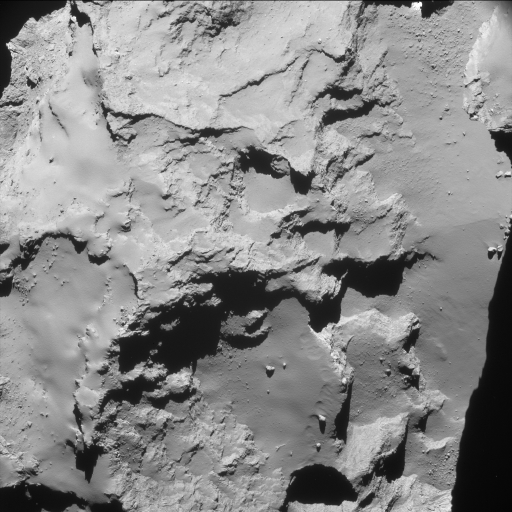
#> input picture image_compression/data/Comet_from_20_km_NavCam.jpg, 1024 x 1024 px, found by its file name (shown at 1/2 size)
$ jupyter execute hera_image_compression_demo.ipynb   (shell and % lines are left out)
#> lines starting #> are read from the running program, lines starting #| are printed output that depends on the picture
# Hera — inteligentná kompresia snímok (tile-selection pipeline)

Experiment z repo [michalnand/sw_experiments_hera](https://github.com/michalnand/sw_experiments_hera)
pre sandbox ESA misie **Hera** (Core 1). Namiesto posielania celého rámčeka na Zem
pipeline na palube vyhodnotí **ktoré 16×16 dlaždice (tile-y) sú vedecky zaujímavé**
(krátery, balvany, terén) a ostatné zahodí — šetrí downlink.

Postup: **tiling → features → skórovanie → quadtree merge → report**.

▶ Otvoriť v Colab:
`https://colab.research.google.com/github/Marek-maker/sw_experiments_hera/blob/main/notebooks/hera_image_compression_demo.ipynb`

> Beží aj lokálne — stačí spustiť bunky po jednej (Ctrl+Enter).

## 0. Inštalácia balíkov (Colab ich má predinštalované — bunka sa preskočí)

[cell 1]
import importlib.util, subprocess, sys

missing = [p for p in ("cv2", "sklearn", "matplotlib") if importlib.util.find_spec(p) is None]
if missing:
    subprocess.check_call([sys.executable, "-m", "pip", "install", "--quiet",
                           "numpy", "opencv-python", "scikit-learn", "matplotlib"])
    print("nainštalované:", missing)
else:
    print("všetky balíky už sú — preskakujem.")

## 1. Dáta — snímky kométy 67P (Rosetta NavCam)

[cell 2]
import os, urllib.request
import numpy as np
import cv2
import matplotlib.pyplot as plt
from sklearn.ensemble import IsolationForest

# 5 ukážkových snímok kométy 67P/Churyumov-Gerasimenko
FILES = [
    "Comet_from_17.4_km_NavCam.jpg",
    "Comet_from_19.4_km_NavCam.jpg",
    "Comet_from_20_km_NavCam.jpg",
    "Comet_on_10_February_2016_NavCam.jpg",
    "Comet_on_15_April_2015_b_NavCam.jpg",
]
BASE = "https://raw.githubusercontent.com/michalnand/sw_experiments_hera/main/image_compression/data/"

os.makedirs("data", exist_ok=True)
for f in FILES:
    path = os.path.join("data", f)
    if not os.path.exists(path):
        urllib.request.urlretrieve(BASE + f, path)
        print("stiahnuté:", f)
    else:
        print("existuje:", f)

def load_image(path):
    img = cv2.imread(path, cv2.IMREAD_GRAYSCALE)
    assert img is not None, f"nepodarilo sa načítať {path}"
    return np.array(img / 255.0, dtype=np.float32)

img = load_image(os.path.join("data", FILES[2]))
#> in load_image, img is the input picture: shape (1024, 1024); min 0, max 255, mean 138.3
print("snímka:", FILES[2], "| rozmery:", img.shape)
#| snímka: Comet_from_20_km_NavCam.jpg | rozmery: (1024, 1024)
plt.figure(figsize=(6, 6))
plt.imshow(img, cmap="gray", vmin=0, vmax=1)
plt.title("Originál (grayscale)")
plt.axis("off")
plt.show()

## 2. Krok 1 — Tiling do 4D tenzora

Obrázok orežeme na násobok `TILE_SIZE=16` a reshape-ujeme do tvaru
`(grid_h, grid_w, 16, 16)` — **bez jedinej slučky**, čisto vektorizovane.
To je kľúčové pre letový procesor LEON3, ktorý nemá výkon na per-tile slučky.

[cell 3]
TILE_SIZE = 16

def make_tiles(image, tile_size=TILE_SIZE):
    grid_h, grid_w = image.shape[0] // tile_size, image.shape[1] // tile_size
    cropped = image[:grid_h * tile_size, :grid_w * tile_size]
    return cropped.reshape(grid_h, tile_size, grid_w, tile_size).swapaxes(1, 2)

tiles = make_tiles(img)
print("tvar tenzora (grid_h, grid_w, tile_h, tile_w):", tiles.shape)
#| tvar tenzora (grid_h, grid_w, tile_h, tile_w): (64, 64, 16, 16)
print("počet tile-ov:", tiles.shape[0] * tiles.shape[1])
#| počet tile-ov: 4096

## 3. Krok 2 — Feature extraction (per tile)

Každý tile zjednodušíme na 4 čísla, ktoré vystihujú lokálnu štruktúru povrchu:

| feature | význam |
|---|---|
| **mean** | priemerná jasnosť (základný jas) |
| **std** | drsnosť / textúra povrchu |
| **gradient** | hustota hrán (Sobel surrogate) |
| **outliers** | podiel pixelov nad 1.5σ od priemeru (zachytáva ostré anomálie) |

Prázdny vesmír má std≈0 aj gradient≈0 → neskôr dostane skóre ~0.

[cell 4]
def extract_features(image, tile_size=TILE_SIZE):
    grid_h, grid_w = image.shape[0] // tile_size, image.shape[1] // tile_size
    cropped = image[:grid_h * tile_size, :grid_w * tile_size]
    tiles = cropped.reshape(grid_h, tile_size, grid_w, tile_size).swapaxes(1, 2)

    f_mean = np.mean(tiles, axis=(2, 3))
    f_std  = np.std(tiles, axis=(2, 3))
    gx = np.abs(np.diff(tiles, axis=3)).sum(axis=(2, 3))
    gy = np.abs(np.diff(tiles, axis=2)).sum(axis=(2, 3))
    f_grad = (gx + gy) / (tile_size * tile_size)

    mean_bc = f_mean[:, :, None, None]
    std_bc  = f_std[:, :, None, None] + 1e-7
    f_outliers = np.mean(np.abs(tiles - mean_bc) > (1.5 * std_bc), axis=(2, 3))

    return np.stack([f_mean, f_std, f_grad, f_outliers], axis=-1)

features = extract_features(img)
print("feature grid:", features.shape, "(grid_h, grid_w, 4 featúry)")
#| feature grid: (64, 64, 4) (grid_h, grid_w, 4 featúry)
print("príklad — tile [30, 30]:", np.round(features[30, 30], 4))
#| príklad — tile [30, 30]: [0.8065 0.0476 0.0579 0.1133]

## 4. Krok 3 — Skórovanie zaujímavosti

Dva módy:

1. **Heuristika** (`score_tiles`) — priemer featúr, min-max normalizácia na [0,1],
   potom dilácia + blur (spojí susedné vrcholy do kompaktných blokov, nech quadtree
   neseká na šum).
2. **IsolationForest** (`score_tiles_iforest`) — unsupervised ML: naučí sa "normálny"
   povrch a označí vzácne textúry ako anomálie. Mŕtve (čierne) tile-y sa najprv
   zamaskujú, aby ich les nebral ako najvzácnejšiu anomáliu.

[cell 5]
def score_tiles(features, blur_kernel=3):
    raw = features.mean(axis=-1).astype(np.float32)
    mx, mn = raw.max(), raw.min()
    scores = (raw - mn) / (mx - mn) if mx > mn else np.zeros_like(raw)
    if blur_kernel > 1:
        scores = cv2.dilate(scores, np.ones((blur_kernel, blur_kernel), np.float32))
        scores = cv2.blur(scores, (blur_kernel, blur_kernel))
    return np.clip(scores, 0.0, 1.0)

def score_tiles_iforest(features, blur_kernel=3):
    gh, gw, nf = features.shape
    flat = features.reshape(-1, nf)
    valid = flat[:, 1] > 1e-5                      # len tile-y s textúrou
    scores_flat = np.zeros(flat.shape[0], dtype=np.float32)
    if np.any(valid):
        clf = IsolationForest(n_estimators=64, max_samples=512)
        clf.fit(flat[valid])
        raw = -clf.score_samples(flat[valid])
        mn, mx = raw.min(), raw.max()
        scores_flat[valid] = (raw - mn) / (mx - mn) if mx > mn else 0.0
    scores = scores_flat.reshape(gh, gw)
    scores[scores < 0.15] = 0.0
    if blur_kernel > 1:
        k = np.ones((blur_kernel, blur_kernel), np.float32)
        scores = cv2.blur(cv2.dilate(scores, k), (blur_kernel, blur_kernel))
    return np.clip(scores, 0.0, 1.0)

scores_heur = score_tiles(features)
#> in score_tiles, `raw = features.mean(axis=-1).astype(np.float32)`:
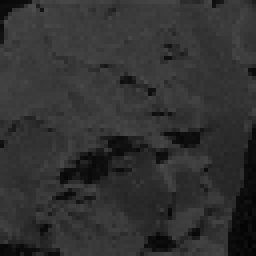
#> raw: shape (64, 64) float32 (shown 4 times larger); min 0.0145, max 0.301, mean 0.196
#> in score_tiles, `mx, mn = raw.max(), raw.min()`: mx = 0.301; mn = 0.0145
#> in score_tiles, `scores = cv2.blur(scores, (blur_kernel, blur_kernel))`:
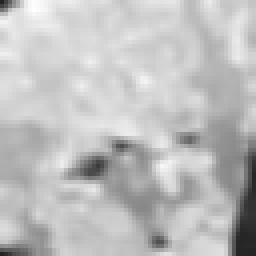
#> scores: shape (64, 64) float32 (shown 4 times larger); min 0.139, max 1, mean 0.749
scores_if   = score_tiles_iforest(features)
#> in score_tiles_iforest, `raw = -clf.score_samples(flat[valid])`: raw = 4096 values, max 0.712 at index 385, min 0.386 at index 2692, mean 0.462
#> in score_tiles_iforest, `mn, mx = raw.min(), raw.max()`: mn = 0.386; mx = 0.712
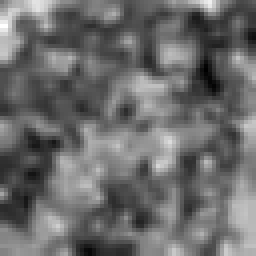
#> scores_if: shape (64, 64) float32 (shown 4 times larger); min 0, max 1, mean 0.423

fig, axes = plt.subplots(1, 3, figsize=(15, 5))
for ax, s, t in [(axes[0], scores_heur, "heuristika"), (axes[1], scores_if, "IsolationForest"),
                 (axes[2], scores_if - scores_heur, "rozdiel (iforest - heuristika)")]:
    im = ax.imshow(s, cmap="jet", vmin=0, vmax=1)
    ax.set_title(t)
    ax.axis("off")
#> this loop made 3 passes
#> t on passes 1 to 3: 'heuristika', 'IsolationForest', 'rozdiel (iforest - heuristika)'
fig.colorbar(im, ax=axes, fraction=0.02)
plt.tight_layout()
plt.show()
print(f"heuristika:   min={scores_heur.min():.3f} max={scores_heur.max():.3f}")
#| heuristika:   min=0.139 max=1.000
print(f"iforest:      min={scores_if.min():.3f} max={scores_if.max():.3f}")
#| iforest:      min=0.000 max=1.000

## 5. Krok 4 — Quadtree merge (obdĺžniky na poslanie)

`merge_tiles_q` rekurzívne delí grid na kvadranty a rozhoduje:

- celý blok pod prahom → **zahodí (0 bajtov)**
- blok homogénny a pod limitom veľkosti → **zlepí do jedného obdĺžnika**
- inak → rozdelí a skúša kvadranty ďalej

Výstup: zoznam `(x, y, w, h, avg_score)` v pixeloch, zoradený podľa priority.

[cell 6]
def merge_tiles_q(score_grid, tile_size=TILE_SIZE, min_score_threshold=0.4,
                  max_score_std=0.15, max_block_tiles=8):
    rectangles = []

    def split(r, c, h, w):
        region = score_grid[r:r + h, c:c + w]
        max_val, min_val = region.max(), region.min()
        avg_val, std_dev = float(region.mean()), float(region.std())

        if max_val < min_score_threshold:          # celý blok pod prahom -> 0 bajtov
            return
        atomic = (h == 1 and w == 1)
        too_big = (h > max_block_tiles or w > max_block_tiles)
        prunable = min_val < min_score_threshold   # dá sa niečo vnútri zahodiť?

        if not atomic and not too_big and not prunable and std_dev <= max_score_std:
            rectangles.append((c * tile_size, r * tile_size, w * tile_size, h * tile_size, avg_val))
            return
        if atomic:
            rectangles.append((c * tile_size, r * tile_size, tile_size, tile_size, avg_val))
            return

        mh, mw = max(1, h // 2), max(1, w // 2)
        for sub_r, sub_h in ([(r, mh), (r + mh, h - mh)] if h > 1 else [(r, 1)]):
            for sub_c, sub_w in ([(c, mw), (c + mw, w - mw)] if w > 1 else [(c, 1)]):
                if sub_h > 0 and sub_w > 0:
                    split(sub_r, sub_c, sub_h, sub_w)

    gh, gw = score_grid.shape
    split(0, 0, gh, gw)
    rectangles.sort(key=lambda it: it[4], reverse=True)
    return rectangles

rects_heur = merge_tiles_q(scores_heur, min_score_threshold=0.5, max_block_tiles=16)
rects_if   = merge_tiles_q(scores_if,   min_score_threshold=0.5, max_block_tiles=16)
print(f"heuristika: {len(rects_heur)} obdĺžnikov")
#| heuristika: 159 obdĺžnikov
print(f"iforest:    {len(rects_if)} obdĺžnikov")
#| iforest:    524 obdĺžnikov
print("top 3 (heuristika):", [tuple(np.round(r[:4]).astype(int)) + (round(r[4], 3),) for r in rects_heur[:3]])
#| top 3 (heuristika): [(128, 0, 128, 128, 0.916), (480, 512, 32, 32, 0.915), (0, 64, 64, 64, 0.904)]

## 6. Krok 5 — Vizualizácia výberu

2×2 grid: originál · heatmapa skóre · obdĺžniky · **len vybrané tile-y**.

[cell 7]
def build_quadrants(image, scores, rectangles):
    h, w = image.shape
    img_rgb = cv2.cvtColor(image, cv2.COLOR_GRAY2RGB)

    s = cv2.resize(scores, (w, h), interpolation=cv2.INTER_LINEAR)[..., None]
    blue = np.zeros((1, 1, 3)); blue[0, 0, 0] = 1.0
    red  = np.zeros((1, 1, 3)); red[0, 0, 2] = 1.0
    heat = (1.0 - s) * blue + s * red

    img_tiles = np.array(img_rgb)
    img_sel = np.zeros_like(img_rgb)
    for x, y, bw, bh, _ in rectangles:
        img_tiles = cv2.rectangle(img_tiles, (x, y), (x + bw, y + bh), (1, 0, 0), 2)
        img_sel[y:y + bh, x:x + bw] = img_rgb[y:y + bh, x:x + bw]
    return img_rgb, heat, img_tiles, img_sel

fig, axes = plt.subplots(2, 2, figsize=(12, 12))
quads = build_quadrants(img, scores_if, rects_if)
#> in build_quadrants, `heat = (1.0 - s) * blue + s * red`:
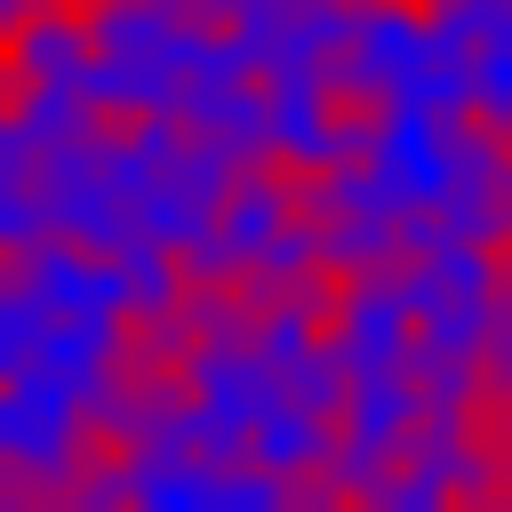
#> heat: shape (1024, 1024, 3) float64 (shown at 1/2 size); mean of channels 0, 1, 2 0.577, 0, 0.423; drawn as B, G, R
#> the loop in build_quadrants, `for x, y, bw, bh, _ in rectangles:` made 524 passes
#> (x, y, bw, bh) on passes 1 to 3: (832, 0, 32, 32), (0, 64, 64, 64), (800, 0, 32, 32)
#> after the loop in build_quadrants, `for x, y, bw, bh, _ in rectangles:`:
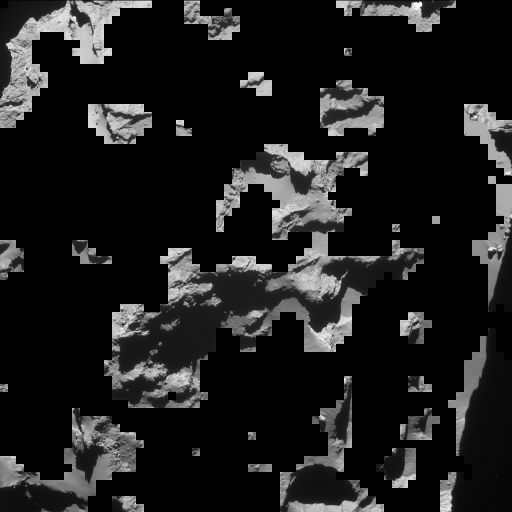
#> img_sel: shape (1024, 1024, 3) float32 (shown at 1/2 size); min 0, max 1, mean 0.119
#> after the loop in build_quadrants, `for x, y, bw, bh, _ in rectangles:`:
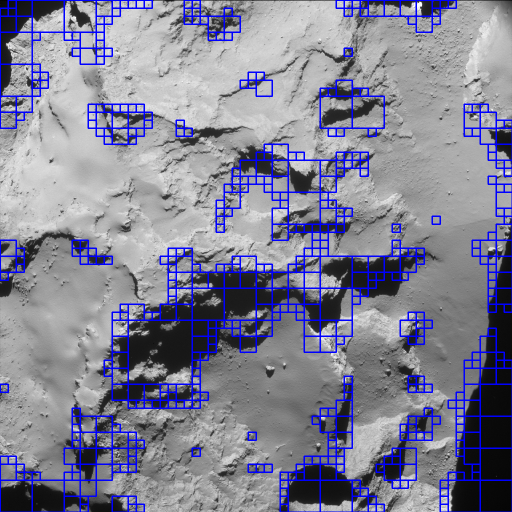
#> img_tiles: shape (1024, 1024, 3) float32 (shown at 1/2 size); mean B, G, R 0.586, 0.507, 0.507
titles = ["originál", "skóre (heatmapa)", "obdĺžniky", "vybrané tile-y"]
for ax, quad, t in zip(axes.flat, quads, titles):
    ax.imshow(quad)
    ax.set_title(t)
    ax.axis("off")
#> this loop made 4 passes
plt.tight_layout()
plt.show()
#> figure, not shown here; B, G, R data is drawn as R, G, B

## 7. Krok 6 — Koľko sa reálne pošle na Zem?

Ak pošleme len vybrané obdĺžniky + metadáta (x, y, w, h, skóre), koľko bajtov
ušetríme oproti celému rámčeku?

[cell 8]
def bandwidth_report(image, rectangles):
    h, w = image.shape
    sel_px = sum(bw * bh for _, _, bw, bh, _ in rectangles)
    meta = len(rectangles) * 5 * 4                     # 5 intov * 4 B na obdĺžnik
    payload = sel_px + meta
    print(f"  obrázok: {w}x{h} px = {h * w} px")
    print(f"  obdĺžnikov: {len(rectangles)}")
    print(f"  vybraných pixelov: {sel_px} ({100.0 * sel_px / (h * w):.1f}% snímky)")
    print(f"  payload (px + metadáta): {payload} B = {100.0 * payload / (h * w):.1f}% oproti celému rámčeku")
    return 100.0 * payload / (h * w)

print("--- HEURISTIKA ---")
bandwidth_report(img, rects_heur)
#|   obrázok: 1024x1024 px = 1048576 px
#|   obdĺžnikov: 159
#|   vybraných pixelov: 997632 (95.1% snímky)
#|   payload (px + metadáta): 1000812 B = 95.4% oproti celému rámčeku
print("\n--- ISOLATION FOREST ---")
bandwidth_report(img, rects_if)
#|   obrázok: 1024x1024 px = 1048576 px
#|   obdĺžnikov: 524
#|   vybraných pixelov: 330752 (31.5% snímky)
#|   payload (px + metadáta): 341232 B = 32.5% oproti celému rámčeku
#> Out = 32.54

## 8. Porovnanie na všetkých 5 snímkach

Rovnaký pipeline na ostatných obrázkoch — ukážka univerzálnosti.
Zaujímavé: keď kométa vypĺňa celý záber, pošle sa skoro všetko (všetko je
zaujímavé); keď je malá v čiernom priestore, ušetríme 7–8×.

[cell 9]
rows = []
for f in FILES:
    im = load_image(os.path.join("data", f))
#> call 2 of load_image, with path = 'data/Comet_from_17.4_km_NavCam.jpg'
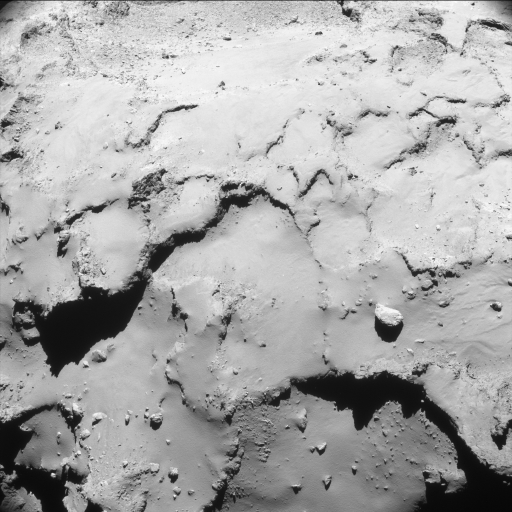
#> input picture image_compression/data/Comet_from_17.4_km_NavCam.jpg, 1024 x 1024 px, found by its file name (shown at 1/2 size)
#> in load_image, img is the input picture: shape (1024, 1024); min 0, max 255, mean 169.1
    feats = extract_features(im)
#> call 2 of extract_features, with tile_size = 16
#> in extract_features (call 2), `f_outliers = np.mean(np.abs(tiles - mean_bc) > (1.5 * std_bc), axis=(2..`:
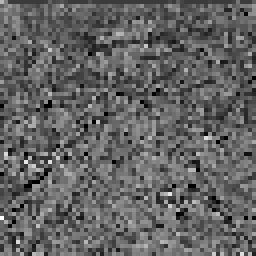
#> f_outliers: shape (64, 64) float64 (shown 4 times larger); min 0, max 0.27, mean 0.105; drawn with min black and max white
#> in extract_features (call 2), `return np.stack([f_mean, f_std, f_grad, f_outliers], axis=-1)`:
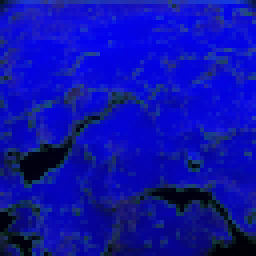
#> returned value: shape (64, 64, 4) float64 (shown 4 times larger); mean of channels 0, 1, 2, 3 0.663, 0.0702, 0.0533, 0.105; drawn as B, G, R
    s_if = score_tiles_iforest(feats)
    r_if = merge_tiles_q(s_if, min_score_threshold=0.5, max_block_tiles=16)

    sel = sum(bw * bh for _, _, bw, bh, _ in r_if)
    pct = 100.0 * sel / im.size
    rows.append((f, im.shape, len(r_if), pct))
#> pass 2 of the loop `for f in FILES:`:
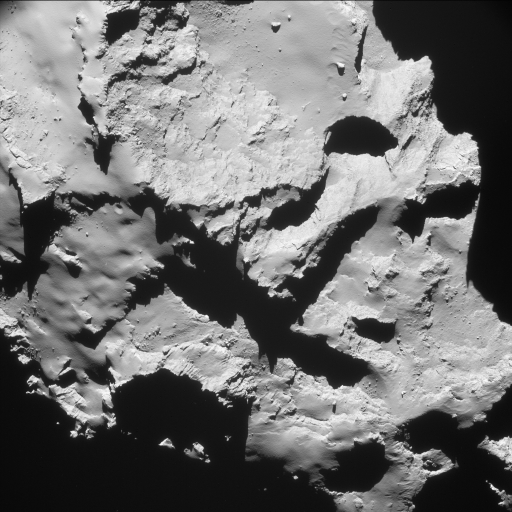
#> input picture image_compression/data/Comet_from_19.4_km_NavCam.jpg, 1024 x 1024 px, found by its file name (shown at 1/2 size)
#> in load_image, img is the input picture: shape (1024, 1024); min 0, max 255, mean 113.1
#> in extract_features (call 3), `return np.stack([f_mean, f_std, f_grad, f_outliers], axis=-1)`:
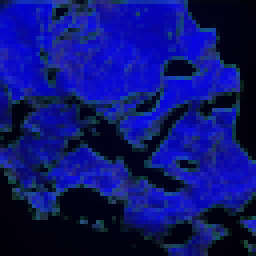
#> returned value: shape (64, 64, 4) float64 (shown 4 times larger); mean of channels 0, 1, 2, 3 0.444, 0.0806, 0.0537, 0.11; drawn as B, G, R
#> `s_if = score_tiles_iforest(feats)`:
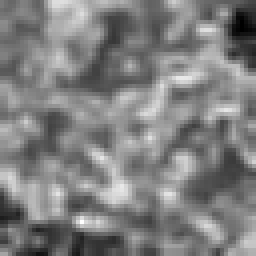
#> s_if: shape (64, 64) float32 (shown 4 times larger); min 0, max 1, mean 0.502

print(f"{'snímka':<38} {'rozmery':<12} {'obdĺžnikov':>10} {'poslaných px':>13}")
print("-" * 78)
for name, shape, n, pct in rows:
    print(f"{name:<38} {str(shape):<12} {n:>10} {pct:>11.1f}%")

# malý prehľad: vybrané tile-y všetkých snímok
fig, axes = plt.subplots(1, len(FILES), figsize=(20, 4))
for ax, f in zip(axes, FILES):
    im = load_image(os.path.join("data", f))
    feats = extract_features(im)
    s_if = score_tiles_iforest(feats)
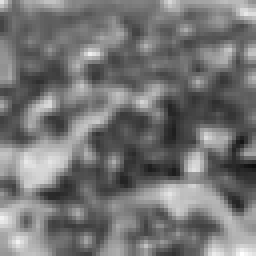
#> s_if: shape (64, 64) float32 (shown 4 times larger); min 0.0561, max 1, mean 0.459
    r_if = merge_tiles_q(s_if, min_score_threshold=0.5, max_block_tiles=16)
    _, _, _, sel_quad = build_quadrants(im, s_if, r_if)
#> the loop in build_quadrants (call 2), `for x, y, bw, bh, _ in rectangles:` made 595 passes
#> (x, y, bw, bh) on passes 1 to 3: (128, 640, 64, 64), (768, 640, 32, 32), (96, 608, 32, 32)
    ax.imshow(sel_quad)
    ax.set_title(f.split("_")[0] + " " + f.split("_")[2], fontsize=9)
    ax.axis("off")
#> pass 2 of the loop `for ax, f in zip(axes, FILES):`:
plt.suptitle("Vybrané tile-y (IsolationForest) — všetky snímky")
plt.tight_layout()
plt.show()
